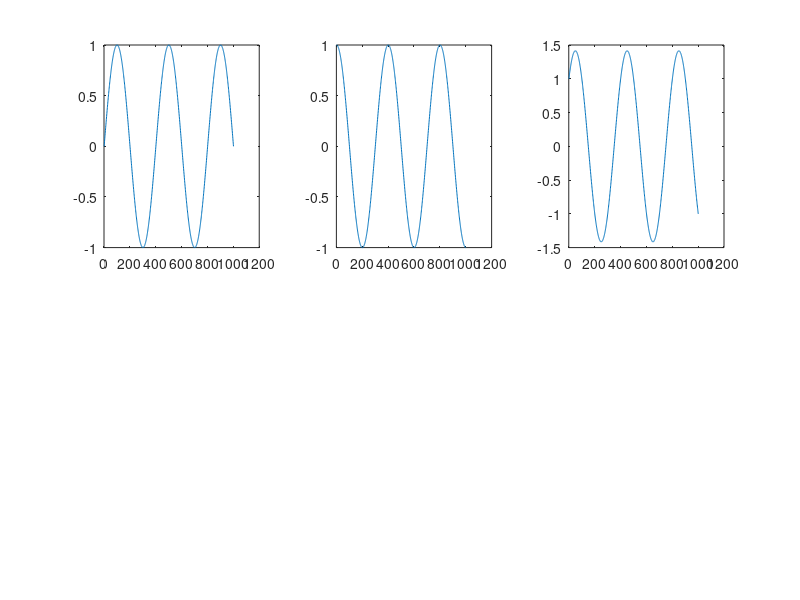

Write the MATLAB code that produced this figure.
t=0:0.01:10
x=sin(0.5*pi*t)
y=cos(0.5*pi*t)
z=x+y
figure()
subplot(2,3,1)
plot(x)
subplot(2,3,2)
plot(y)
subplot(2,3,3)
plot(z)
